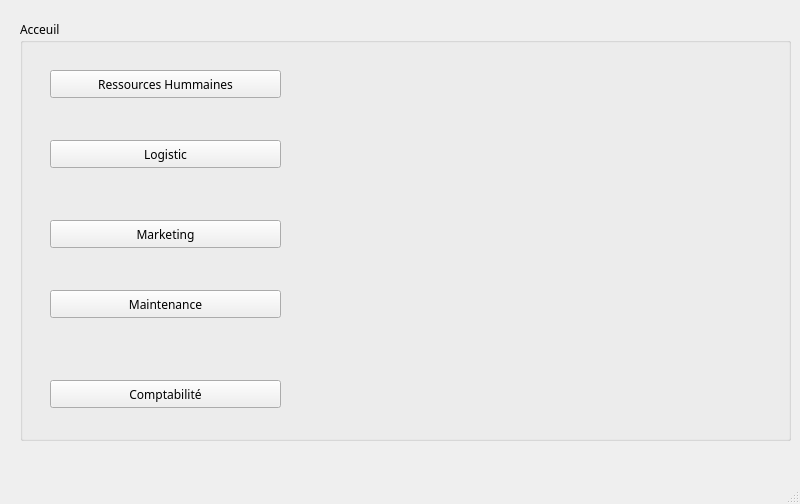
<?xml version="1.0" encoding="UTF-8"?>
<ui version="4.0">
 <class>MainWindow</class>
 <widget class="QMainWindow" name="MainWindow">
  <property name="geometry">
   <rect>
    <x>0</x>
    <y>0</y>
    <width>800</width>
    <height>504</height>
   </rect>
  </property>
  <property name="windowTitle">
   <string>Best News</string>
  </property>
  <widget class="QWidget" name="centralwidget">
   <widget class="QPushButton" name="pushButton">
    <property name="geometry">
     <rect>
      <x>50</x>
      <y>70</y>
      <width>231</width>
      <height>28</height>
     </rect>
    </property>
    <property name="font">
     <font>
      <family>MV Boli</family>
     </font>
    </property>
    <property name="text">
     <string>Ressources Hummaines</string>
    </property>
   </widget>
   <widget class="QPushButton" name="pushButton_2">
    <property name="geometry">
     <rect>
      <x>50</x>
      <y>140</y>
      <width>231</width>
      <height>28</height>
     </rect>
    </property>
    <property name="font">
     <font>
      <family>MV Boli</family>
     </font>
    </property>
    <property name="text">
     <string>Logistic</string>
    </property>
   </widget>
   <widget class="QPushButton" name="pushButton_3">
    <property name="geometry">
     <rect>
      <x>50</x>
      <y>220</y>
      <width>231</width>
      <height>28</height>
     </rect>
    </property>
    <property name="font">
     <font>
      <family>MV Boli</family>
     </font>
    </property>
    <property name="text">
     <string>Marketing</string>
    </property>
   </widget>
   <widget class="QPushButton" name="pushButton_maintenance">
    <property name="geometry">
     <rect>
      <x>50</x>
      <y>290</y>
      <width>231</width>
      <height>28</height>
     </rect>
    </property>
    <property name="font">
     <font>
      <family>MV Boli</family>
     </font>
    </property>
    <property name="text">
     <string>Maintenance</string>
    </property>
   </widget>
   <widget class="QPushButton" name="pushButton_5">
    <property name="geometry">
     <rect>
      <x>50</x>
      <y>380</y>
      <width>231</width>
      <height>28</height>
     </rect>
    </property>
    <property name="font">
     <font>
      <family>MV Boli</family>
     </font>
    </property>
    <property name="text">
     <string>Comptabilité</string>
    </property>
   </widget>
   <widget class="QGroupBox" name="groupBox">
    <property name="geometry">
     <rect>
      <x>20</x>
      <y>20</y>
      <width>771</width>
      <height>421</height>
     </rect>
    </property>
    <property name="font">
     <font>
      <family>MV Boli</family>
     </font>
    </property>
    <property name="title">
     <string>Acceuil</string>
    </property>
   </widget>
   <zorder>groupBox</zorder>
   <zorder>pushButton</zorder>
   <zorder>pushButton_2</zorder>
   <zorder>pushButton_3</zorder>
   <zorder>pushButton_maintenance</zorder>
   <zorder>pushButton_5</zorder>
  </widget>
  <widget class="QMenuBar" name="menubar">
   <property name="geometry">
    <rect>
     <x>0</x>
     <y>0</y>
     <width>800</width>
     <height>26</height>
    </rect>
   </property>
  </widget>
  <widget class="QStatusBar" name="statusbar"/>
 </widget>
 <resources/>
 <connections/>
</ui>
